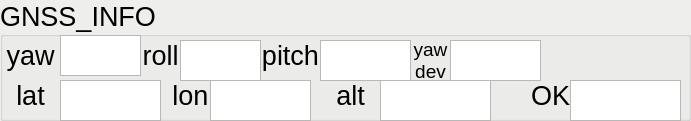
     <widget class="QGroupBox" name="gb2_gnss_info">
      <property name="enabled">
       <bool>true</bool>
      </property>
      <property name="geometry">
       <rect>
        <x>0</x>
        <y>400</y>
        <width>691</width>
        <height>121</height>
       </rect>
      </property>
      <property name="palette">
       <palette>
        <active>
         <colorrole role="Base">
          <brush brushstyle="SolidPattern">
           <color alpha="255">
            <red>255</red>
            <green>255</green>
            <blue>255</blue>
           </color>
          </brush>
         </colorrole>
         <colorrole role="Window">
          <brush brushstyle="SolidPattern">
           <color alpha="255">
            <red>238</red>
            <green>238</green>
            <blue>236</blue>
           </color>
          </brush>
         </colorrole>
        </active>
        <inactive>
         <colorrole role="Base">
          <brush brushstyle="SolidPattern">
           <color alpha="255">
            <red>255</red>
            <green>255</green>
            <blue>255</blue>
           </color>
          </brush>
         </colorrole>
         <colorrole role="Window">
          <brush brushstyle="SolidPattern">
           <color alpha="255">
            <red>238</red>
            <green>238</green>
            <blue>236</blue>
           </color>
          </brush>
         </colorrole>
        </inactive>
        <disabled>
         <colorrole role="Base">
          <brush brushstyle="SolidPattern">
           <color alpha="255">
            <red>238</red>
            <green>238</green>
            <blue>236</blue>
           </color>
          </brush>
         </colorrole>
         <colorrole role="Window">
          <brush brushstyle="SolidPattern">
           <color alpha="255">
            <red>238</red>
            <green>238</green>
            <blue>236</blue>
           </color>
          </brush>
         </colorrole>
        </disabled>
       </palette>
      </property>
      <property name="font">
       <font>
        <pointsize>20</pointsize>
       </font>
      </property>
      <property name="autoFillBackground">
       <bool>true</bool>
      </property>
      <property name="title">
       <string>GNSS_INFO</string>
      </property>
      <widget class="QLabel" name="lb2_gnss_yaw">
       <property name="geometry">
        <rect>
         <x>0</x>
         <y>40</y>
         <width>61</width>
         <height>31</height>
        </rect>
       </property>
       <property name="font">
        <font>
         <pointsize>20</pointsize>
        </font>
       </property>
       <property name="cursor">
        <cursorShape>SplitVCursor</cursorShape>
       </property>
       <property name="text">
        <string>yaw</string>
       </property>
       <property name="scaledContents">
        <bool>false</bool>
       </property>
       <property name="alignment">
        <set>Qt::AlignCenter</set>
       </property>
      </widget>
      <widget class="QTextEdit" name="tx2_gnss_yaw">
       <property name="geometry">
        <rect>
         <x>60</x>
         <y>35</y>
         <width>81</width>
         <height>41</height>
        </rect>
       </property>
       <property name="font">
        <font>
         <pointsize>20</pointsize>
        </font>
       </property>
       <property name="autoFillBackground">
        <bool>true</bool>
       </property>
       <property name="lineWidth">
        <number>0</number>
       </property>
       <property name="verticalScrollBarPolicy">
        <enum>Qt::ScrollBarAlwaysOff</enum>
       </property>
       <property name="horizontalScrollBarPolicy">
        <enum>Qt::ScrollBarAlwaysOff</enum>
       </property>
       <property name="readOnly">
        <bool>true</bool>
       </property>
       <property name="textInteractionFlags">
        <set>Qt::TextSelectableByMouse</set>
       </property>
      </widget>
      <widget class="QLabel" name="lb2_gnss_roll">
       <property name="geometry">
        <rect>
         <x>130</x>
         <y>40</y>
         <width>61</width>
         <height>31</height>
        </rect>
       </property>
       <property name="font">
        <font>
         <pointsize>20</pointsize>
        </font>
       </property>
       <property name="cursor">
        <cursorShape>SplitVCursor</cursorShape>
       </property>
       <property name="text">
        <string>roll</string>
       </property>
       <property name="scaledContents">
        <bool>false</bool>
       </property>
       <property name="alignment">
        <set>Qt::AlignCenter</set>
       </property>
      </widget>
      <widget class="QTextEdit" name="tx2_gnss_roll">
       <property name="geometry">
        <rect>
         <x>180</x>
         <y>40</y>
         <width>81</width>
         <height>41</height>
        </rect>
       </property>
       <property name="font">
        <font>
         <pointsize>20</pointsize>
        </font>
       </property>
       <property name="autoFillBackground">
        <bool>true</bool>
       </property>
       <property name="lineWidth">
        <number>0</number>
       </property>
       <property name="verticalScrollBarPolicy">
        <enum>Qt::ScrollBarAlwaysOff</enum>
       </property>
       <property name="horizontalScrollBarPolicy">
        <enum>Qt::ScrollBarAlwaysOff</enum>
       </property>
       <property name="readOnly">
        <bool>true</bool>
       </property>
       <property name="textInteractionFlags">
        <set>Qt::TextSelectableByMouse</set>
       </property>
      </widget>
      <widget class="QLabel" name="lb2_gnss_pitch">
       <property name="geometry">
        <rect>
         <x>260</x>
         <y>40</y>
         <width>61</width>
         <height>31</height>
        </rect>
       </property>
       <property name="font">
        <font>
         <pointsize>20</pointsize>
        </font>
       </property>
       <property name="cursor">
        <cursorShape>SplitVCursor</cursorShape>
       </property>
       <property name="text">
        <string>pitch</string>
       </property>
       <property name="scaledContents">
        <bool>false</bool>
       </property>
       <property name="alignment">
        <set>Qt::AlignCenter</set>
       </property>
      </widget>
      <widget class="QTextEdit" name="tx2_gnss_pitch">
       <property name="geometry">
        <rect>
         <x>320</x>
         <y>40</y>
         <width>91</width>
         <height>41</height>
        </rect>
       </property>
       <property name="font">
        <font>
         <pointsize>20</pointsize>
        </font>
       </property>
       <property name="autoFillBackground">
        <bool>true</bool>
       </property>
       <property name="lineWidth">
        <number>0</number>
       </property>
       <property name="verticalScrollBarPolicy">
        <enum>Qt::ScrollBarAlwaysOff</enum>
       </property>
       <property name="horizontalScrollBarPolicy">
        <enum>Qt::ScrollBarAlwaysOff</enum>
       </property>
       <property name="readOnly">
        <bool>true</bool>
       </property>
       <property name="textInteractionFlags">
        <set>Qt::TextSelectableByMouse</set>
       </property>
      </widget>
      <widget class="QLabel" name="lb2_gnss_OK">
       <property name="geometry">
        <rect>
         <x>520</x>
         <y>80</y>
         <width>61</width>
         <height>31</height>
        </rect>
       </property>
       <property name="font">
        <font>
         <pointsize>20</pointsize>
        </font>
       </property>
       <property name="cursor">
        <cursorShape>SplitVCursor</cursorShape>
       </property>
       <property name="text">
        <string>OK</string>
       </property>
       <property name="scaledContents">
        <bool>false</bool>
       </property>
       <property name="alignment">
        <set>Qt::AlignCenter</set>
       </property>
      </widget>
      <widget class="QTextEdit" name="tx2_gnss_ok">
       <property name="geometry">
        <rect>
         <x>570</x>
         <y>80</y>
         <width>111</width>
         <height>41</height>
        </rect>
       </property>
       <property name="font">
        <font>
         <pointsize>20</pointsize>
        </font>
       </property>
       <property name="autoFillBackground">
        <bool>true</bool>
       </property>
       <property name="lineWidth">
        <number>0</number>
       </property>
       <property name="verticalScrollBarPolicy">
        <enum>Qt::ScrollBarAlwaysOff</enum>
       </property>
       <property name="horizontalScrollBarPolicy">
        <enum>Qt::ScrollBarAlwaysOff</enum>
       </property>
       <property name="readOnly">
        <bool>true</bool>
       </property>
       <property name="textInteractionFlags">
        <set>Qt::TextSelectableByMouse</set>
       </property>
      </widget>
      <widget class="QLabel" name="lb2_gnss_lat">
       <property name="geometry">
        <rect>
         <x>0</x>
         <y>80</y>
         <width>61</width>
         <height>31</height>
        </rect>
       </property>
       <property name="font">
        <font>
         <pointsize>20</pointsize>
        </font>
       </property>
       <property name="cursor">
        <cursorShape>SplitVCursor</cursorShape>
       </property>
       <property name="text">
        <string>lat</string>
       </property>
       <property name="scaledContents">
        <bool>false</bool>
       </property>
       <property name="alignment">
        <set>Qt::AlignCenter</set>
       </property>
      </widget>
      <widget class="QTextEdit" name="tx2_gnss_lat">
       <property name="geometry">
        <rect>
         <x>60</x>
         <y>80</y>
         <width>101</width>
         <height>41</height>
        </rect>
       </property>
       <property name="font">
        <font>
         <pointsize>20</pointsize>
        </font>
       </property>
       <property name="autoFillBackground">
        <bool>true</bool>
       </property>
       <property name="lineWidth">
        <number>0</number>
       </property>
       <property name="verticalScrollBarPolicy">
        <enum>Qt::ScrollBarAlwaysOff</enum>
       </property>
       <property name="horizontalScrollBarPolicy">
        <enum>Qt::ScrollBarAlwaysOff</enum>
       </property>
       <property name="readOnly">
        <bool>true</bool>
       </property>
       <property name="textInteractionFlags">
        <set>Qt::TextSelectableByMouse</set>
       </property>
      </widget>
      <widget class="QLabel" name="lb2_gnss_lon">
       <property name="geometry">
        <rect>
         <x>160</x>
         <y>80</y>
         <width>61</width>
         <height>31</height>
        </rect>
       </property>
       <property name="font">
        <font>
         <pointsize>20</pointsize>
        </font>
       </property>
       <property name="cursor">
        <cursorShape>SplitVCursor</cursorShape>
       </property>
       <property name="text">
        <string>lon</string>
       </property>
       <property name="scaledContents">
        <bool>false</bool>
       </property>
       <property name="alignment">
        <set>Qt::AlignCenter</set>
       </property>
      </widget>
      <widget class="QTextEdit" name="tx2_gnss_lon">
       <property name="geometry">
        <rect>
         <x>210</x>
         <y>80</y>
         <width>101</width>
         <height>41</height>
        </rect>
       </property>
       <property name="font">
        <font>
         <pointsize>20</pointsize>
        </font>
       </property>
       <property name="autoFillBackground">
        <bool>true</bool>
       </property>
       <property name="lineWidth">
        <number>0</number>
       </property>
       <property name="verticalScrollBarPolicy">
        <enum>Qt::ScrollBarAlwaysOff</enum>
       </property>
       <property name="horizontalScrollBarPolicy">
        <enum>Qt::ScrollBarAlwaysOff</enum>
       </property>
       <property name="readOnly">
        <bool>true</bool>
       </property>
       <property name="textInteractionFlags">
        <set>Qt::TextSelectableByMouse</set>
       </property>
      </widget>
      <widget class="QLabel" name="lb2_gnss_alt">
       <property name="geometry">
        <rect>
         <x>320</x>
         <y>80</y>
         <width>61</width>
         <height>31</height>
        </rect>
       </property>
       <property name="font">
        <font>
         <pointsize>20</pointsize>
        </font>
       </property>
       <property name="cursor">
        <cursorShape>SplitVCursor</cursorShape>
       </property>
       <property name="text">
        <string>alt</string>
       </property>
       <property name="scaledContents">
        <bool>false</bool>
       </property>
       <property name="alignment">
        <set>Qt::AlignCenter</set>
       </property>
      </widget>
      <widget class="QTextEdit" name="tx2_gnss_alt">
       <property name="geometry">
        <rect>
         <x>380</x>
         <y>80</y>
         <width>111</width>
         <height>41</height>
        </rect>
       </property>
       <property name="font">
        <font>
         <pointsize>20</pointsize>
        </font>
       </property>
       <property name="autoFillBackground">
        <bool>true</bool>
       </property>
       <property name="lineWidth">
        <number>0</number>
       </property>
       <property name="verticalScrollBarPolicy">
        <enum>Qt::ScrollBarAlwaysOff</enum>
       </property>
       <property name="horizontalScrollBarPolicy">
        <enum>Qt::ScrollBarAlwaysOff</enum>
       </property>
       <property name="readOnly">
        <bool>true</bool>
       </property>
       <property name="textInteractionFlags">
        <set>Qt::TextSelectableByMouse</set>
       </property>
      </widget>
      <widget class="QTextEdit" name="tx2_gnss_yaw_dev">
       <property name="geometry">
        <rect>
         <x>450</x>
         <y>40</y>
         <width>91</width>
         <height>41</height>
        </rect>
       </property>
       <property name="font">
        <font>
         <pointsize>20</pointsize>
        </font>
       </property>
       <property name="autoFillBackground">
        <bool>true</bool>
       </property>
       <property name="lineWidth">
        <number>0</number>
       </property>
       <property name="verticalScrollBarPolicy">
        <enum>Qt::ScrollBarAlwaysOff</enum>
       </property>
       <property name="horizontalScrollBarPolicy">
        <enum>Qt::ScrollBarAlwaysOff</enum>
       </property>
       <property name="readOnly">
        <bool>true</bool>
       </property>
       <property name="textInteractionFlags">
        <set>Qt::TextSelectableByMouse</set>
       </property>
      </widget>
      <widget class="QLabel" name="lb2_gnss_yaw_dev">
       <property name="geometry">
        <rect>
         <x>400</x>
         <y>40</y>
         <width>61</width>
         <height>41</height>
        </rect>
       </property>
       <property name="font">
        <font>
         <pointsize>14</pointsize>
        </font>
       </property>
       <property name="cursor">
        <cursorShape>SplitVCursor</cursorShape>
       </property>
       <property name="text">
        <string>yaw
dev</string>
       </property>
       <property name="scaledContents">
        <bool>false</bool>
       </property>
       <property name="alignment">
        <set>Qt::AlignCenter</set>
       </property>
      </widget>
     </widget>
